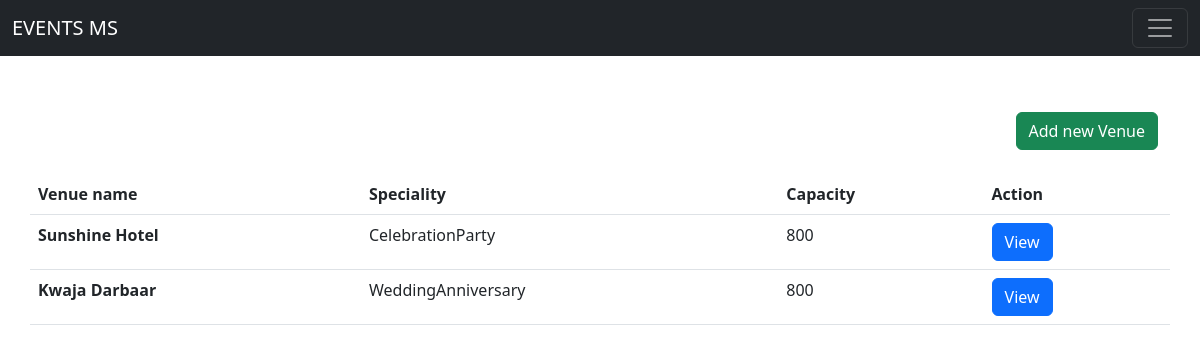
The app's page /viewVenues/ (signed in) with its own data.
### eventApp/models.py (models this page shows, shortened)
class Venues(models.Model):
    typV = (
        ('WeddingAnniversary', 'Wedding Anniversary'),
        ('BirthDay Party','BirthDay Party'),
        ('Conference', 'Conference'),
        ('CelebrationParty','Celebration Party'),
    )
    name = models.CharField(max_length=200)
    desc = models.CharField(max_length=300)
    img = models.ImageField(upload_to='venues/', null=True, blank=True)
    cpcty = models.PositiveIntegerField()
    mincpcty = models.PositiveIntegerField(blank=True,null=True)
    bkngPrice = models.PositiveIntegerField()
    rating = models.IntegerField(null=True, blank= True)
    areaSpecs = models.CharField(max_length=200)
    city = models.ForeignKey(City,on_delete=models.CASCADE,null=True,blank=True)
    address = models.CharField(max_length=400)
    availabililty = models.BooleanField(default=True)
    speciality = models.CharField(max_length=100,null=True,blank=True,choices=typV)
    slug = AutoSlugField(populate_from = 'name',unique=True,null=True,default=None,blank=True)
    mobNo = models.CharField(max_length=15,null=True,blank=True)
    srchDate = models.CharField(max_length=50,null=True,blank=True)
    owner = models.ForeignKey(UserAccount,on_delete=models.CASCADE,null=True,blank=True)
    def goCrud(self):
        return f'/regClients/{self.slug}/'

### eventApp/decorators.py (the view)
        def wrapper_func(request, *args, **kwargs):
            group = None
            if request.user.groups.exists():
                group = request.user.groups.all()[0].name
            if group in allowed_roles:
                return view_func(request, *args, **kwargs)
            else:
                return HttpResponse('Not authorized')

### eventApp/views.py (called while the page is built)
@login_required(login_url='/login/')
@allowed_users(allowed_roles=['Staff'])
def viewVenues(request):
    ven = Venues.objects.filter(owner = request.user)
    context = {
        'ven' : ven,
    }
    return render(request,'main/crud/addedVenues.html',context)

### templates/main/crud/addedVenues.html (shortened to what this page needs)
{% extends 'index.html' %}
{% block content %}
    <div class="container">
        <div class="row">
          <div class="d-flex justify-content-end mb-4">
            <a href="{% url 'AddEventLct' %}">
              <button class="btn btn-success">Add new Venue</button>
            </a>
          </div>
            <table class="table">
                <thead>
                  <tr>
                    <th scope="col">Venue name</th>
                    <th scope="col">Speciality</th>
                    <th scope="col">Capacity</th>
                    <th scope="col">Action</th>
                  </tr>
                </thead>
                <tbody>
                    {% for x in ven %}
                    <tr>
                        <th scope="row">{{x.name}}</th>
                        <td>{{x.speciality}}</td>
                        <td>{{x.cpcty}}</td>
                        <td><a href="{{x.goCrud}}"><button class="btn btn-primary">View</button></a></td>
                    </tr>
                    {% endfor %}
                </tbody>
              </table>
        </div>
    </div>
{% endblock %}

### records on screen
Venues: name "Sunshine Hotel", speciality "CelebrationParty", cpcty "800"
Venues: name "Kwaja Darbaar", speciality "WeddingAnniversary", cpcty "800"
